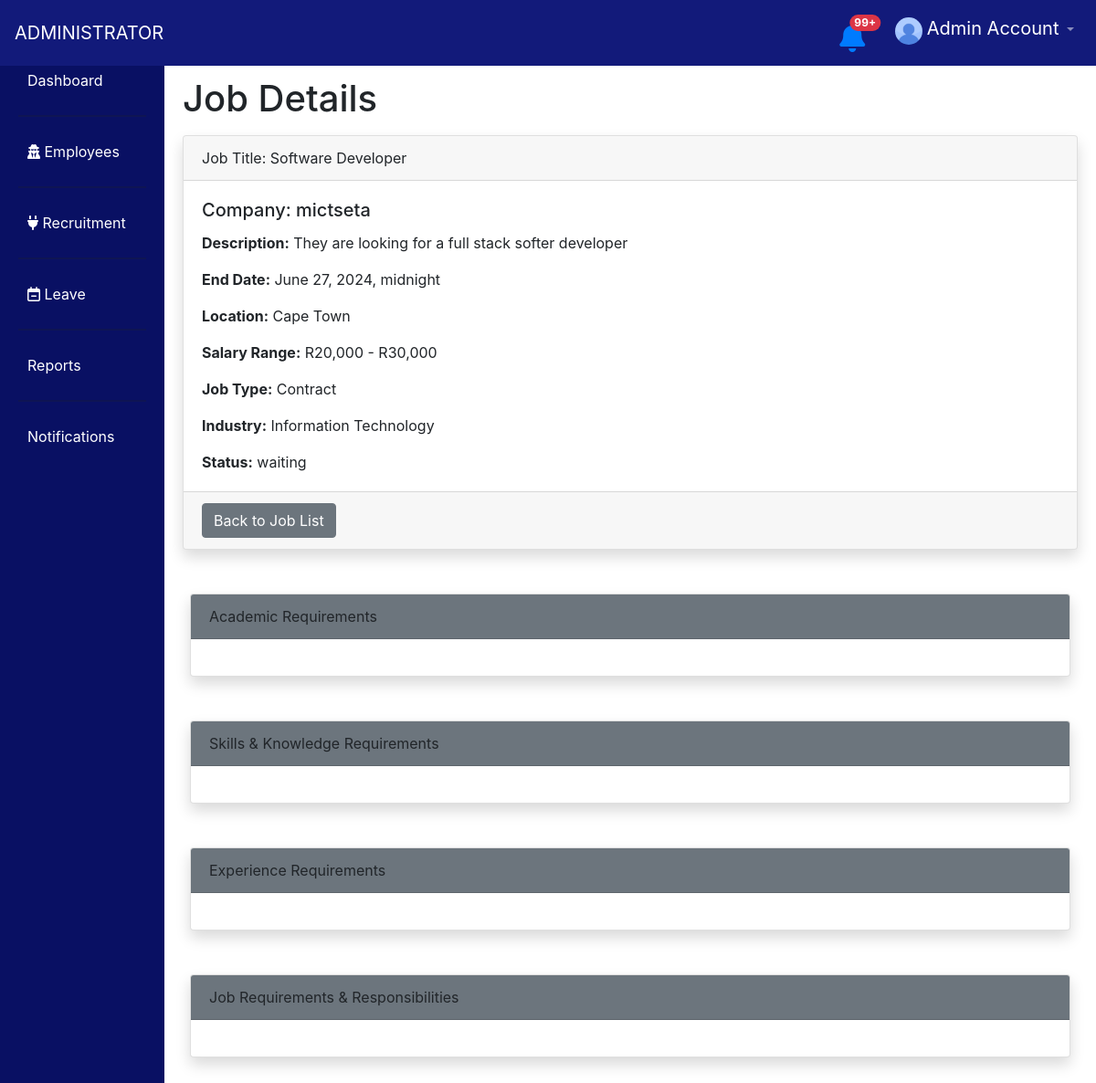
/dashboard/job_details/1/ (signed in), run on an earlier commit of the app's database.
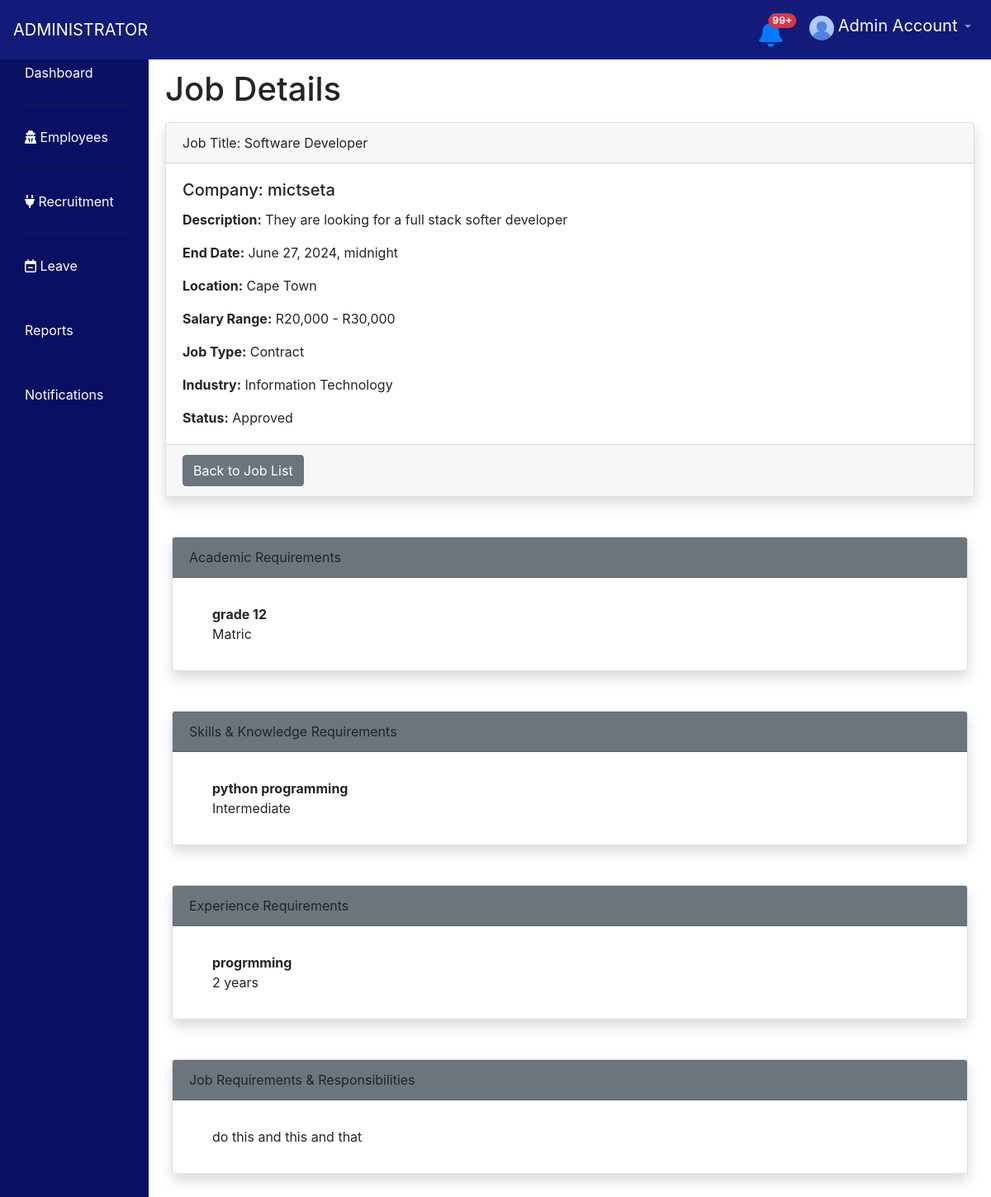
And on a later commit of the database.
### jobs/models.py (models this page shows, shortened)
class JobPost(models.Model):
    user = models.ForeignKey(User, on_delete=models.CASCADE, related_name='jobs')
    title = models.CharField(max_length=225, unique=False, null=False)
    description = models.TextField(null=False)
    start_date = models.DateTimeField(auto_now_add=True)
    end_date = models.DateTimeField(null=False)
    location = models.CharField(max_length=225, unique=False, null=False)
    salary_range = models.CharField(max_length=100, null=True)  # Added field for salary range
    job_type = models.CharField(max_length=50, null=False, default='Full-time')  # Added field for job type
    industry = models.CharField(max_length=100, null=True)  # Added field for industry
    company_name = models.CharField(max_length=225, null=True)  # Added field for company name
    status = models.CharField(max_length=20, null=False, default="waiting")
    is_complete = models.BooleanField(null=False, default=False)
    is_approved = models.BooleanField(null=False, default=False)

class Academic(models.Model):
    job_post = models.ForeignKey(JobPost, on_delete=models.CASCADE, related_name='educations')
    level = models.CharField(max_length=225, unique=False, null=False)
    qualification = models.CharField(max_length=225, unique=False, null=False)

class Skill(models.Model):
    job_post = models.ForeignKey(JobPost, on_delete=models.CASCADE,  related_name='skills')
    name = models.CharField(max_length=225, unique=False, null=False)
    LEVEL_CHOICES = [
        ('Beginner', 'Beginner'),
        ('Intermediate', 'Intermediate'),
        ('Advanced', 'Advanced')
    ]
    level = models.CharField(max_length=50, choices=LEVEL_CHOICES, null=False)

class Experience(models.Model):
    job_post = models.ForeignKey(JobPost, on_delete=models.CASCADE, related_name='experiences')
    name = models.CharField(max_length=225, unique=False, null=False)
    duration = models.CharField(max_length=40, unique=False, null=False)

class Requirement(models.Model):
    job_post = models.ForeignKey(JobPost, on_delete=models.CASCADE, related_name='requirements')
    description = models.CharField(max_length=225, unique=False, null=False)

### dashboard/views.py (the view)
# urls.py: path('job_details/<jobID>/', views.job_details, name="dashboard.job_details"),
@csrf_protect
def job_details(request, jobID):
	if request.user.is_authenticated:
		current_time = now()
		for leave in request.user.leave_set.all():  # Ensure you call the method and use the correct related name
			if leave.start_date <= current_time <= leave.end_date and leave.status == "Approved":
				return HttpResponse("<h1>Request denied: you are on leave</h1>")
		try:
			job = JobPost.objects.get(id=int(jobID))
			return render(request,'detailed_job.html',{'job':job})
		except Exception as e:
			return HttpResponse(f"<h1> Sever Error : Job not Found : {e}</h1>")
	else:
		return redirect('render_auth_page')

### dashboard/templates/detailed_job.html (shortened to what this page needs)
{% extends 'dashboard_base.html' %}
{% block head %} Job Details {% endblock %}
{% block content %}
<div class="job-details-container">
  <div class="card shadow  mb-5 bg-body rounded">
    <div class="card-header">
      Job Title: <span id="jobTitle">{{job.title}}</span>
    </div>
    <div class="card-body">
      <h5 class="card-title">Company: <span id="companyName">{{job.company_name}}</span></h5>
      <p class="card-text">
        <strong>Description:</strong> <span id="jobDescription">{{job.description}}</span>
      </p>
      <p class="card-text">
        <strong>End Date:</strong> <span id="endDate">{{job.end_date}}</span>
      </p>
      <p class="card-text">
        <strong>Location:</strong> <span id="location">{{job.location}}</span>
      </p>
      <p class="card-text">
        <strong>Salary Range:</strong> <span id="salaryRange">{{job.salary_range}}</span>
      </p>
      <p class="card-text">
        <strong>Job Type:</strong> <span id="jobType">{{job.job_type}}</span>
      </p>
      <p class="card-text">
        <strong>Industry:</strong> <span id="industry">{{job.industry}}</span>
      </p>
      <p class="card-text">
        <strong>Status:</strong> <span id="status">{{job.status}}</span>
      </p>
    </div>
    <div class="card-footer">
      <a href="{% url 'dashboard.view_jobs' %}" class="btn btn-secondary">Back to Job List</a>
    </div>
  </div>
  <div class="card m-2 shadow mb-5 bg-body rounded">
    <div class="card-header bg-secondary">
      Academic Requirements
    </div>
    <div class="card-body">
     <ul class="list-group list-group-flush">
                {% for education in job.educations.all %}
                <li class="list-group-item d-flex justify-content-between align-items-start">
                    <div class="ms-2 me-auto">
                      <div class="fw-bold">{{education.level}}</div>
                       {{education.qualification}}
                    </div>
                </li>
                {% endfor %}
              </ul>
    </div>
  </div>
  <div class="card m-2 shadow mb-5 bg-body rounded">
    <div class="card-header bg-secondary">
      Skills & Knowledge Requirements
    </div>
    <div class="card-body">
      <ul class="list-group list-group-flush">
                {% for skill in job.skills.all %}
                <li class="list-group-item d-flex justify-content-between align-items-start">
                    <div class="ms-2 me-auto">
                      <div class="fw-bold">{{skill.name}}</div>
                      {{skill.level}}
                    </div>
                </li>
                {% endfor %}
              </ul>
    </div>
  </div>
   <div class="card m-2 shadow mb-5 bg-body rounded">
    <div class="card-header bg-secondary">
      Experience Requirements
    </div>
    <div class="card-body">
    <ul class="list-group list-group-flush">
                {% for experience in job.experiences.all %}
                <li class="list-group-item d-flex justify-content-between align-items-start">
                    <div class="ms-2 me-auto">
                      <div class="fw-bold">{{experience.name}}</div>
                       {{experience.duration}}
                    </div>
                </li>
                {% endfor %}
              </ul>
    </div>
  </div>
  <div class="card m-2 shadow mb-5 bg-body rounded">
    <div class="card-header bg-secondary">
      Job Requirements & Responsibilities
    </div>
    <div class="card-body">
    <ul class="list-group list-group-flush">
              {% for requirement in job.requirements.all %}
              <li class="list-group-item d-flex justify-content-between align-items-start">
                  <div class="ms-2 me-auto">
                    {{requirement.description}}
                  </div>
              </li>
              {% endfor %}
            </ul>
    </div>
  </div>
</div>
{% endblock %}

What changed in the data, as far as the page shows it:
changed JobPost "mictseta": status "waiting" → "Approved"
added Academic: level "grade 12", qualification "Matric"
added Skill: name "python programming", level "Intermediate"
added Experience: name "progrmming", duration "2 years"
added Requirement: description "do this and this and that"
